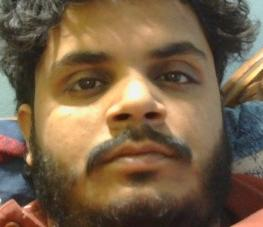
#> input picture backend/uploads/students/1.jpg, 263 x 227 px, given in place of the camera
$ python capture.py
#> lines starting #> are read from the running program, lines starting #| are printed output that depends on the picture
#> the answer given: ../backend/uploads/students/1.jpg
import cv2
import os

def capture_images(username, num_samples=50, save_dir="dataset"):
#> called with username = '../backend/uploads/students/1.jpg', num_samples = 50, save_dir = 'dataset'
    user_dir = os.path.join(save_dir, username)
    os.makedirs(user_dir, exist_ok=True)

    face_cascade = cv2.CascadeClassifier(cv2.data.haarcascades + "haarcascade_frontalface_default.xml")

    cap = cv2.VideoCapture(0)
    count = 0

    print(f"[INFO] Starting capture for {username}. Look at the camera...")

    while True:
        ret, frame = cap.read()
#> frame is the input picture: shape (227, 263, 3); mean B, G, R 71.1, 97, 119.8
        if not ret:
            break

        gray = cv2.cvtColor(frame, cv2.COLOR_BGR2GRAY)
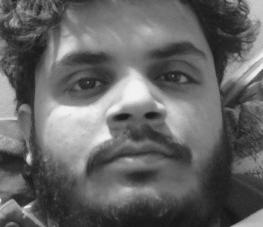
#> gray: shape (227, 263); min 18, max 244, mean 100.9
        faces = face_cascade.detectMultiScale(gray, scaleFactor=1.1, minNeighbors=5)
#> faces = ()

        for (x, y, w, h) in faces:
            count += 1
            face = frame[y:y+h, x:x+w]
            face = cv2.resize(face, (200, 200))

            file_path = os.path.join(user_dir, f"{username}_{count}.jpg")
            cv2.imwrite(file_path, face)

            cv2.rectangle(frame, (x, y), (x+w, y+h), (0, 255, 0), 2)
            cv2.putText(frame, f"Images: {count}/{num_samples}", (10, 30),
                        cv2.FONT_HERSHEY_SIMPLEX, 0.7, (0, 255, 0), 2)
#> this loop made 0 passes
#> after the loop, count = 0

        cv2.imshow("Capturing Images", frame)

        if count >= num_samples:
            print(f"[INFO] Successfully captured {num_samples} images for {username}")
            break

        if cv2.waitKey(1) & 0xFF == ord("q"):
#> (key q is pressed here)
            break

    cap.release()
    cv2.destroyAllWindows()

if __name__ == "__main__":
    user_name = input("Enter the username: ")
    capture_images(user_name, num_samples=50)
